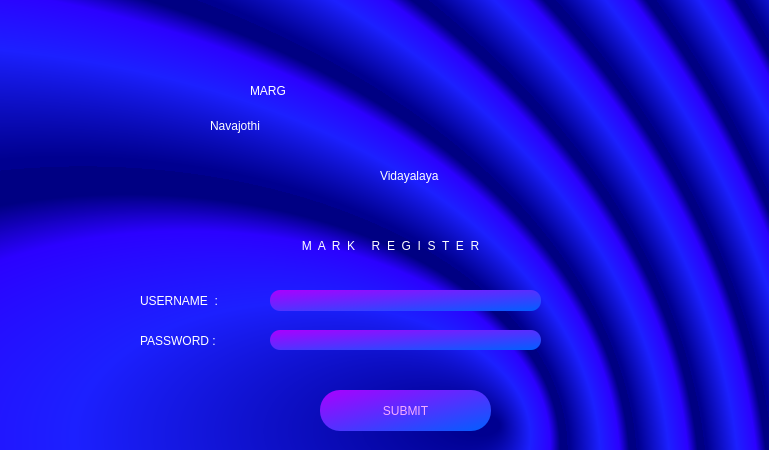
<?xml version="1.0" encoding="UTF-8"?>
<ui version="4.0">
 <class>Dialog</class>
 <widget class="QDialog" name="Dialog">
  <property name="geometry">
   <rect>
    <x>0</x>
    <y>0</y>
    <width>769</width>
    <height>450</height>
   </rect>
  </property>
  <property name="minimumSize">
   <size>
    <width>769</width>
    <height>450</height>
   </size>
  </property>
  <property name="maximumSize">
   <size>
    <width>769</width>
    <height>450</height>
   </size>
  </property>
  <property name="baseSize">
   <size>
    <width>800</width>
    <height>600</height>
   </size>
  </property>
  <property name="windowTitle">
   <string>Dialog</string>
  </property>
  <property name="styleSheet">
   <string notr="true">QDialog#Dialog{
background-color: qradialgradient(spread:repeat, cx:0.108, cy:1, radius:0.63, fx:0.647, fy:0.943, stop:0.0340909 rgba(0, 0, 144, 255), stop:0.471591 rgba(28, 32, 255, 255), stop:0.75 rgba(43, 1, 255, 255), stop:0.892045 rgba(0, 0, 131, 255));
	}</string>
  </property>
  <widget class="QLabel" name="margtxt">
   <property name="geometry">
    <rect>
     <x>250</x>
     <y>70</y>
     <width>121</width>
     <height>41</height>
    </rect>
   </property>
   <property name="styleSheet">
    <string notr="true">font: 75 32pt &quot;MS Shell Dlg 2&quot;;
color: rgb(255, 255, 255);</string>
   </property>
   <property name="text">
    <string>MARG</string>
   </property>
  </widget>
  <widget class="QLabel" name="navajothitxt">
   <property name="geometry">
    <rect>
     <x>210</x>
     <y>80</y>
     <width>331</width>
     <height>91</height>
    </rect>
   </property>
   <property name="styleSheet">
    <string notr="true">font: 75 52pt &quot;MS Shell Dlg 2&quot;;
color: rgb(255, 255, 255);</string>
   </property>
   <property name="text">
    <string>Navajothi </string>
   </property>
  </widget>
  <widget class="QLabel" name="vidyalayatxt">
   <property name="geometry">
    <rect>
     <x>380</x>
     <y>150</y>
     <width>241</width>
     <height>51</height>
    </rect>
   </property>
   <property name="styleSheet">
    <string notr="true">
font: 75 37pt &quot;MS Shell Dlg 2&quot;;
color: rgb(255, 255, 255);</string>
   </property>
   <property name="text">
    <string>Vidayalaya</string>
   </property>
  </widget>
  <widget class="QLabel" name="usernametxt">
   <property name="geometry">
    <rect>
     <x>140</x>
     <y>290</y>
     <width>121</width>
     <height>21</height>
    </rect>
   </property>
   <property name="styleSheet">
    <string notr="true">font: 14pt &quot;MS Shell Dlg 2&quot;;
color: rgb(255, 255, 255);</string>
   </property>
   <property name="text">
    <string>USERNAME  :</string>
   </property>
  </widget>
  <widget class="QLabel" name="passwordtxt">
   <property name="geometry">
    <rect>
     <x>140</x>
     <y>330</y>
     <width>121</width>
     <height>21</height>
    </rect>
   </property>
   <property name="styleSheet">
    <string notr="true">font: 14pt &quot;MS Shell Dlg 2&quot;;
color: rgb(255, 255, 255);</string>
   </property>
   <property name="text">
    <string>PASSWORD :</string>
   </property>
  </widget>
  <widget class="QLineEdit" name="username_line">
   <property name="geometry">
    <rect>
     <x>270</x>
     <y>290</y>
     <width>271</width>
     <height>21</height>
    </rect>
   </property>
   <property name="focusPolicy">
    <enum>Qt::TabFocus</enum>
   </property>
   <property name="styleSheet">
    <string notr="true">border-radius : 10px;
color: rgb(246, 172, 255);
font: 12pt &quot;Arial&quot;;;
background-color: qlineargradient(spread:pad, x1:0.994, y1:1, x2:0, y2:0, stop:0.0227273 rgba(5, 92, 255, 255), stop:1 rgba(170, 0, 255, 255));</string>
   </property>
   <property name="text">
    <string/>
   </property>
   <property name="alignment">
    <set>Qt::AlignCenter</set>
   </property>
  </widget>
  <widget class="QLineEdit" name="password_line">
   <property name="geometry">
    <rect>
     <x>270</x>
     <y>330</y>
     <width>271</width>
     <height>20</height>
    </rect>
   </property>
   <property name="styleSheet">
    <string notr="true">border-radius : 10px;
color: rgb(246, 172, 255);
font: 12pt &quot;Arial&quot;;
background-color: qlineargradient(spread:pad, x1:0.994, y1:1, x2:0, y2:0, stop:0.0227273 rgba(5, 92, 255, 255), stop:1 rgba(170, 0, 255, 255));
</string>
   </property>
   <property name="text">
    <string/>
   </property>
   <property name="alignment">
    <set>Qt::AlignCenter</set>
   </property>
  </widget>
  <widget class="QLabel" name="markregistertxt">
   <property name="geometry">
    <rect>
     <x>190</x>
     <y>230</y>
     <width>401</width>
     <height>31</height>
    </rect>
   </property>
   <property name="styleSheet">
    <string notr="true">
font: 75 18pt &quot;MS Shell Dlg 2&quot;;
color: rgb(255, 255, 255);</string>
   </property>
   <property name="text">
    <string>M  A  R  K     R  E  G  I  S  T  E  R</string>
   </property>
   <property name="alignment">
    <set>Qt::AlignCenter</set>
   </property>
  </widget>
  <widget class="QPushButton" name="submit_button">
   <property name="geometry">
    <rect>
     <x>320</x>
     <y>390</y>
     <width>171</width>
     <height>41</height>
    </rect>
   </property>
   <property name="styleSheet">
    <string notr="true"> QPushButton{


 color: rgb(246, 172, 255);
 font: 14pt &quot;Arial&quot;; 
 background-color: qlineargradient(spread:pad, x1:0.994, y1:1, x2:0, y2:0,     stop:0.0227273 rgba(5, 92, 255, 255), stop:1 rgba(170, 0, 255, 255));
 border-color: rgb(170, 0, 255);
 border-radius : 20px;



}

QPushButton:hover{
 background-color: rgb(170, 85, 255);


}</string>
   </property>
   <property name="text">
    <string>SUBMIT</string>
   </property>
  </widget>
  <widget class="QLabel" name="error_label">
   <property name="geometry">
    <rect>
     <x>170</x>
     <y>360</y>
     <width>381</width>
     <height>21</height>
    </rect>
   </property>
   <property name="styleSheet">
    <string notr="true">color: rgb(254, 0, 0);
font: 12pt &quot;Arial&quot;;</string>
   </property>
   <property name="text">
    <string/>
   </property>
   <property name="alignment">
    <set>Qt::AlignCenter</set>
   </property>
  </widget>
 </widget>
 <resources/>
 <connections/>
</ui>
